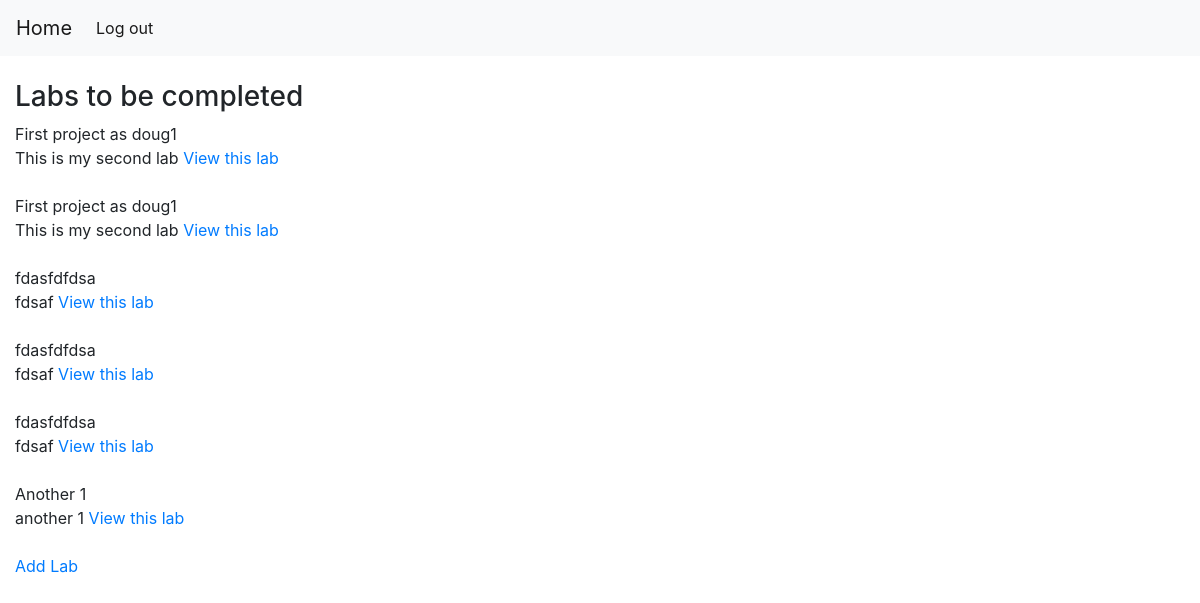
The app's page / (signed in), older data.
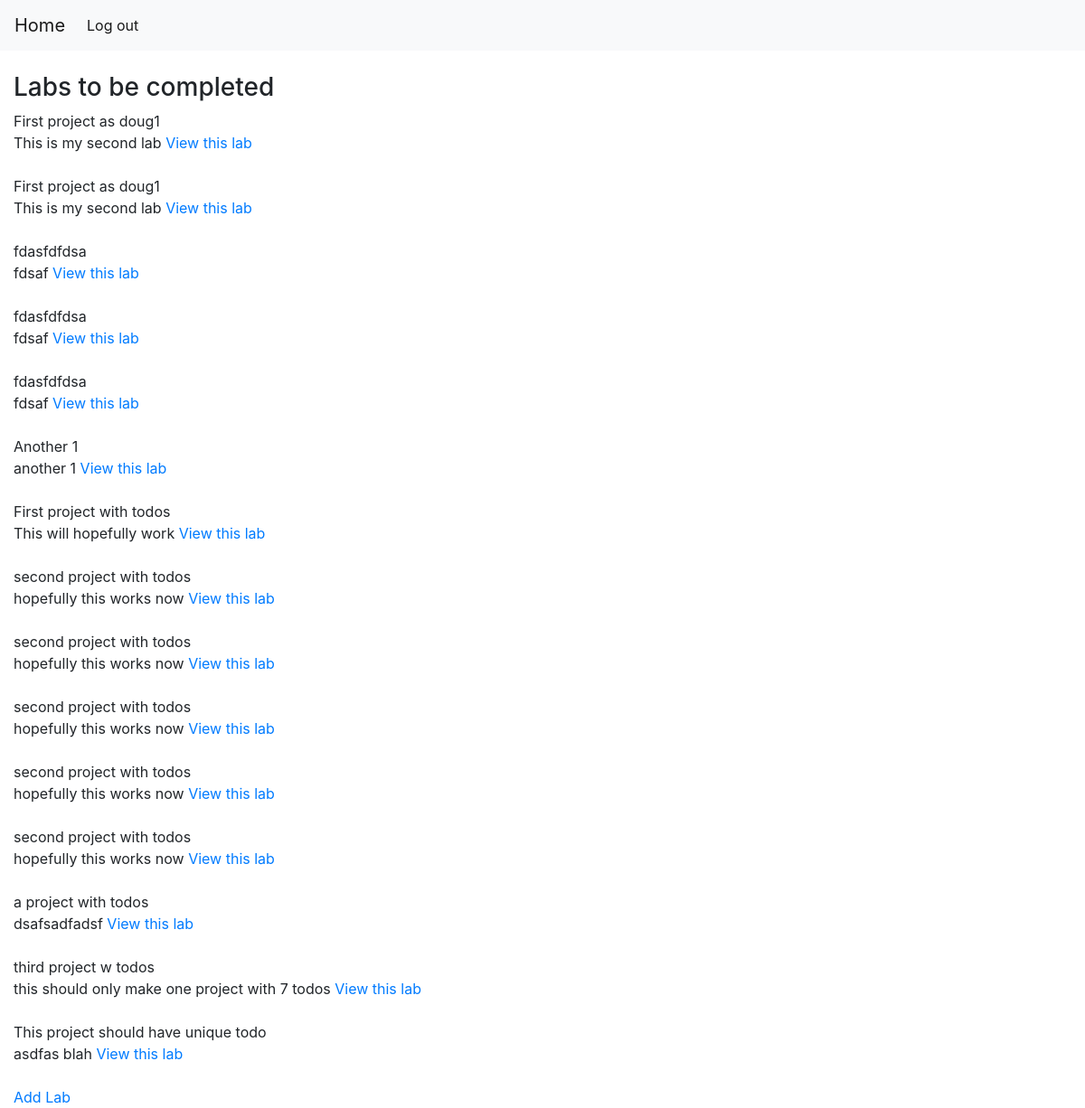
The same page, newer data.
### main/models.py (models this page shows)
class Lab(models.Model):
    title = models.CharField(max_length=50)
    description = models.CharField(max_length=200)
    start_date = models.DateField()
    due_date = models.DateField()
    users = models.ManyToManyField(User)
    completed = models.BooleanField(default=False)
    class Meta:
        verbose_name_plural = 'Labs'
    def __str__(self):
        return self.title

### main/views.py (the view)
# urls.py: path('', views.homepage, name='homepage'),
def homepage(request):
    if request.user.is_authenticated:
        print(request.user.lab_set.all())
        return render(request,
                    'main/homepage.html',
                    context={'labs': request.user.lab_set.all(),
                            'logged_in': True})
    else:
        return render(request,
                      'main/homepage.html',
                      {'logged_in': False})

### main/templates/main/homepage.html
{% extends "main/main_html.html" %}
{% block content %}
    {% if logged_in == True%}
        <h3> Labs to be completed </h3>
        {% for lab in labs %}
            {{ lab.title }} <br>
            {{ lab.description }}
            <a href={% url 'main:lab_show' lab_id=lab.id %}> View this lab </a>
            <br><br>
        {% endfor %}
        <a href='/labs/new'> Add Lab</a> <br>
    {% else %}
        <h3> Please log in to use this app. </h3>
    {% endif %}
{% endblock %}

### main/templates/main/main_html.html (shortened to what this page needs)
<head>
    <link rel="stylesheet" href="https://stackpath.bootstrapcdn.com/bootstrap/4.3.1/css/bootstrap.min.css">
    {% load static %}
</head>
    {% include 'main/includes/navbar.html' %}
      <div class='container-fluid'>
        <br>
        {% block content %}
        {% endblock %}
    </div>

### main/templates/main/includes/navbar.html (shortened to what this page needs)
<nav class="navbar navbar-expand-lg navbar-light bg-light">
  <a class="navbar-brand" href="/">Home</a>
  <div class="collapse navbar-collapse" id="navbarSupportedContent">
    <ul class="navbar-nav mr-auto">
      {% if user.is_authenticated %}
        <li class="nav-item active">
            <a class="nav-link" href="/logout"> Log out <span class="sr-only">(current)</span></a>
        </li>
      {% endif %}
    </ul>
  </div>
</nav>

Row changes from the older to the newer data that the page shows:
added Lab: title "First project with todos", description "This will hopefully work"
added Lab: title "second project with todos", description "hopefully this works now"
added Lab: title "second project with todos", description "hopefully this works now"
added Lab: title "second project with todos", description "hopefully this works now"
added Lab: title "second project with todos", description "hopefully this works now"
added Lab: title "second project with todos", description "hopefully this works now"
added Lab: title "a project with todos", description "dsafsadfadsf"
added Lab: title "third project w todos", description "this should only make one project with 7 todos"
added Lab: title "This project should have unique todo", description "asdfas blah"
